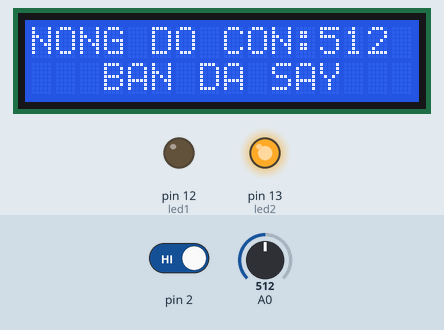
The sketch below on a simulated Arduino Uno, built with avr-gcc and run on an emulated ATmega328P. On the bench: 16×2 character LCD, output pins drawn as LEDs (lit = HIGH). The inputs (shaded band) are chosen by the test bench; at power-on: pin 2 HIGH, A0 = 512. What the sketch prints to the serial monitor is not drawn.

Above: at 4.7 s.
4.8 s: pin 2 driven LOW
At 7.5 s:
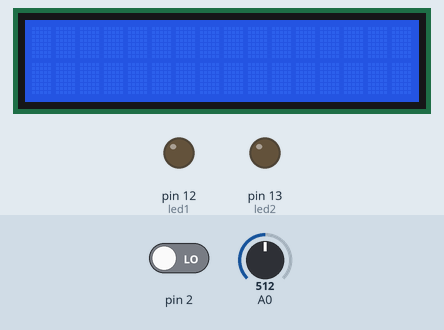
14.7 s: A0 set to 716
At 21.5 s:
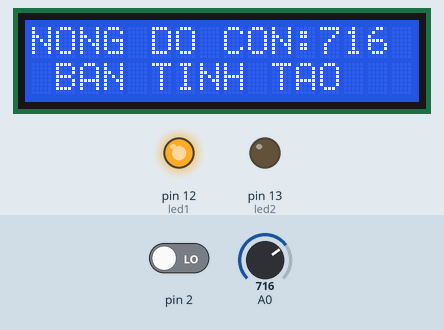
23.8 s: A0 set to 900
At 28.7 s:
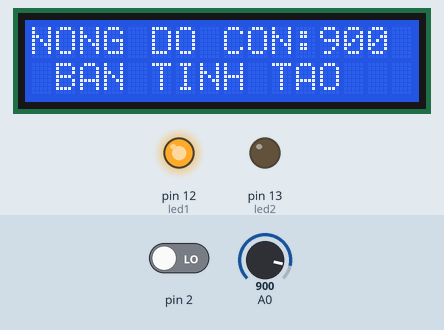
31.8 s: pin 2 driven HIGH
At 33.0 s:
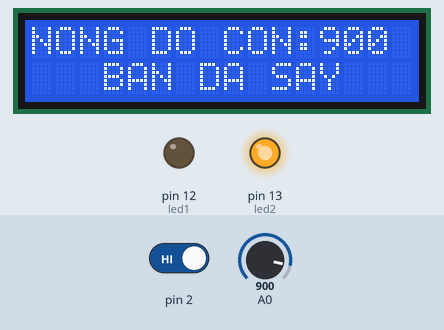
36.6 s: A0 set to 1023
At 41.5 s:
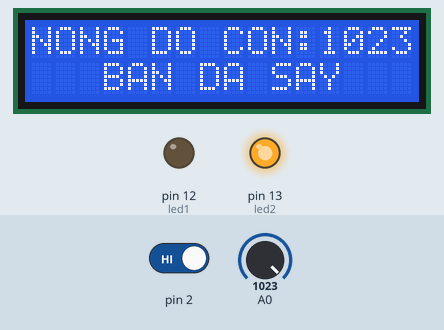
Timing chart, 0 to 44.9 s (numbered marks = the images above; inputs shaded):
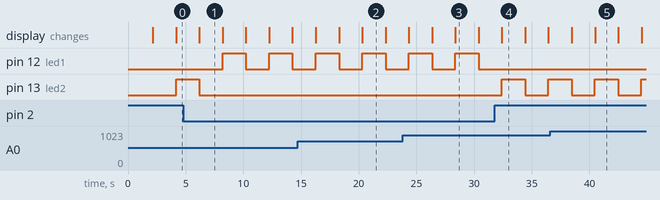

The sketch:

sensor_mq3.ino
```cpp
#include <Wire.h>
#include <LiquidCrystal_I2C.h>
LiquidCrystal_I2C lcd(0x27,16,2);  //Change the HEX address
//int d_mq3 = 2;
int led1 = 12;
int led2 = 13;
int mq3;
void setup()
{
Serial.begin (9600);
lcd.init();
lcd.begin(16, 2);
lcd.backlight();
lcd.setCursor (0,0);
lcd.print("     VIET ANH    ");
lcd.setCursor (0,1);
lcd.print(" PARKING SYSTEM ");
delay (2000);
lcd.clear();
Serial.print(9600);
//pinMode(a_mq3, INPUT);
//pinMode(d_mq3, INPUT);
pinMode(12, OUTPUT);
pinMode(13, OUTPUT);
}

void loop()
{

  mq3 = analogRead(A0);
  delay(2000);
  if (digitalRead(2)==LOW)
  {
    digitalWrite(led1,HIGH);
    lcd.setCursor (0,0);
    lcd.print("NONG DO CON:");
    lcd.print(mq3);
    lcd.setCursor (0,1);
    lcd.print(" BAN TINH TAO ");
    delay(2000);
    lcd.clear();
    digitalWrite(led1,LOW);
  }
  else
  {
    digitalWrite(led2,HIGH);
    lcd.setCursor (0,0);
    lcd.print("NONG DO CON:");
    lcd.print(mq3);
    lcd.setCursor (0,1);
    lcd.print("   BAN DA SAY   ");
    delay(2000);
    lcd.clear();
    digitalWrite(led2,LOW);
  }
  /*if (trangthai_mq3 < 100 )
  {
    digitalWrite(12, HIGH);
    digitalWrite(13, LOW);
  }
  else
  {
    if ( trangthai_mq3 > 100 )
    {
      digitalWrite(13, HIGH);
      digitalWrite(12, LOW);
    }
  }*/

}
```

Measured:
- after the input at 4.8 s, pin 12 (led1): alternates HIGH for 2.0 s and LOW for 2.0 s, starting after 3.4 s; pin 13 (led2): goes on until 6.2 s, then stays LOW
- after the input at 14.7 s, the display: first differs from a run without the input after 5.6 s (image 2)
- after the input at 23.8 s, the display: first differs from a run without the input after 4.6 s (image 3)
- after the input at 31.8 s, pin 12 (led1): stays LOW (without the input it goes to HIGH after 0.58 s); pin 13 (led2): LOW → HIGH after 0.58 s, → LOW 2.0 s later, → HIGH 2.0 s later; the display: changes after 0.62 s (image 4)
- after the input at 36.6 s, the display: first differs from a run without the input after 3.9 s (image 5)
- what the display in image 1 shows lasts 2.0 s, from 6.2 s to 8.2 s
